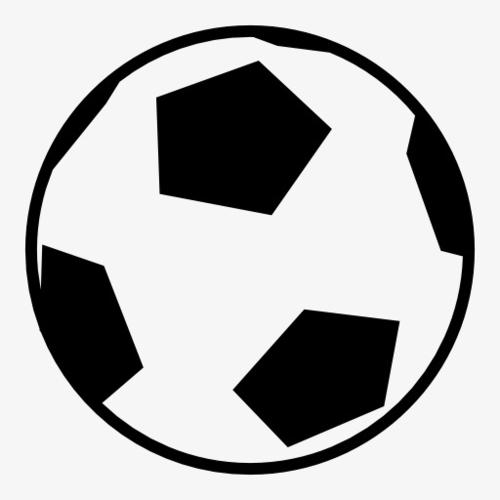
//> input picture imgs/football.jpg, 500 x 500 px
$ ./t44-46_more_circle   (built with g++ and OpenCV 4)
//> lines starting //> are read from the running program, lines starting //| are printed output that depends on the picture; after the words box and inside, x2 and y2 are one past the last pixel; in counts of white or black regions, pixels touching at a corner belong together
### common.h
#pragma once
#include <math.h>
#include "opencv2/imgproc/imgproc.hpp"
cv::Mat ToGray(cv::Mat img){ //img的格式是bgr
    int h = img.rows;
    int w = img.cols;
    cv::Mat out = cv::Mat::zeros(h, w, CV_8UC1);
    for(int i=0; i<h; i++){
        for(int j=0; j<w; j++){
            unsigned char b = img.at<cv::Vec3b>(i,j)[0];
            unsigned char g = img.at<cv::Vec3b>(i,j)[1];
            unsigned char r = img.at<cv::Vec3b>(i,j)[2];
            out.at<unsigned char>(i,j) = 0.2126 * (double)r + 0.7152 * (double)g + 0.0722 * (double)b;
        }
    }
    return out;
}

// [14 lines left out: function ZeroPadding, not called in this run]

cv::Mat ZeroPadding_Gray(cv::Mat img, int pad_size=1){
    int h = img.rows;
    int w = img.cols;
    cv::Mat out = cv::Mat::zeros(h+2*pad_size, w+2*pad_size, CV_8UC1);
    for(int i=0;i<h;i++){
        for(int j=0;j<w;j++){
            out.at<uchar>(i+pad_size,j+pad_size) = img.at<uchar>(i,j);
        }
    }
    return out;
}

cv::Mat Conv_Gray(cv::Mat img, cv::Mat kernel, bool need_pad=true, bool need_clip=true){
    // stride只能为1
    int k_size = kernel.rows;
    if(need_pad){
        img = ZeroPadding_Gray(img, floor(k_size/2));
    }
    int height = img.rows;
    int width = img.cols;
    cv::Mat out = cv::Mat::zeros(height-k_size+1, width-k_size+1, CV_8UC1);
    for(int i=0;i<height-k_size+1;i++){
        for(int j=0;j<width-k_size+1;j++){
            double sum = 0;
            for(int ii=0;ii<k_size;ii++){
                for(int jj=0;jj<k_size;jj++){
                    sum += kernel.at<double>(ii,jj) * (double)img.at<uchar>(i+ii,j+jj);
                }
            }
            if(need_clip){
                sum = fmax(sum, 0);
                sum = fmin(sum, 255); //需要做一手clip，保证像素值范围在0-255
            }
            out.at<uchar>(i,j) = (uchar)sum;
        }
    }
    return out;
}

// [29 lines left out: function Conv, not called in this run]

cv::Mat Conv_Gray_HD(cv::Mat img, cv::Mat kernel, bool need_pad=true){
    // stride只能为1
    // 输出高精度的Mat结果，用于需要高精度的梯度计算，如sobel等。
    int k_size = kernel.rows;
    if(need_pad){
        img = ZeroPadding_Gray(img, floor(k_size/2));
    }
    int height = img.rows;
    int width = img.cols;
    cv::Mat out = cv::Mat::zeros(height-k_size+1, width-k_size+1, CV_64FC1);
    for(int i=0;i<height-k_size+1;i++){
        for(int j=0;j<width-k_size+1;j++){
            double sum = 0;
            for(int ii=0;ii<k_size;ii++){
                for(int jj=0;jj<k_size;jj++){
                    sum += kernel.at<double>(ii,jj) * (double)img.at<uchar>(i+ii,j+jj);
                }
            }
            out.at<double>(i,j) = sum;
        }
    }
    return out;
}

cv::Mat get_guassian_kernel(double sigma, int k_size){
    double kernel[k_size][k_size];
    double pad = floor(k_size/2);
    int _x = 0, _y = 0;
    double kernel_sum = 0;
    for (int y = 0; y < k_size; y++){
        for (int x = 0; x < k_size; x++){
            _y = y - pad;
            _x = x - pad;
            kernel[y][x] = 1 / (2 * M_PI * sigma * sigma) * exp( - (_x * _x + _y * _y) / (2 * sigma * sigma));
            kernel_sum += kernel[y][x];
        }
    }
    for (int y = 0; y < k_size; y++){
        for (int x = 0; x < k_size; x++){
            kernel[y][x] /= kernel_sum; //归一化
        }
    }
    cv::Mat kernel_mat(k_size, k_size, CV_64FC1, kernel); //直接返回kernel_mat会出问题，用下面方法可以解决
    cv::Mat out = kernel_mat.clone();
    return out;
}

cv::Mat Guassian_Filter(cv::Mat img, double sigma, int k_size){
    cv::Mat kernel = get_guassian_kernel(sigma, k_size);
    int channel = img.channels();
    if(channel==1){
        return Conv_Gray(img, kernel,true,true);
    }
    else{
        return Conv(img, kernel,true,true);
    }
}

// [32 lines left out: function Clip, not called in this run]

inline int clip_val(int x, int min, int max){ //inline作用：https://www.runoob.com/w3cnote/cpp-inline-usage.html
    if(x<min){
        x=min;
    }
    if(x>max){
        x=max;
    }
    return x;
}

inline bool val_in(int x, int min, int max){
    if(x>=min && x<=max){
        return true;
    }
    else{
        return false;
    }
}

// [147 lines left out: functions CalHist, DisplayHist, CalAccHist, Hist, hist_equalize, Affine, not called in this run]

cv::Mat Canny(cv::Mat img, double high_thresh=100, double low_thresh=20, bool disp_middle=false){
    int height = img.rows;
    int width = img.cols;
    //step 1. to gray
    cv::Mat grays = ToGray(img);
    //step 2. guassian filter
    cv::Mat gray = Guassian_Filter(grays, 1.4, 5);
    //step 3. sobel filter to get gradient fx and fy
    double sobel_filter_row[3][3] = {
        {-1.0, -2.0, -1.0},
        {0, 0, 0},
        {1.0, 2.0, 1.0},
    };
    cv::Mat sobel_kernel_row(3,3,CV_64FC1,sobel_filter_row);
    double sobel_filter_col[3][3] = {
        {-1.0, 0, 1.0},
        {-2.0, 0, 2.0},
        {-1.0, 0, 1.0},
    };
    cv::Mat sobel_kernel_col(3,3,CV_64FC1,sobel_filter_col);
    cv::Mat grad_row = Conv_Gray_HD(gray, sobel_kernel_row); //算梯度应定要用高精度卷积，要不然很影响下面幅度和角度的计算
    cv::Mat grad_col = Conv_Gray_HD(gray, sobel_kernel_col);
    //step 4. get grad magnitude and direction
    //cv::Mat grad_magnitude = Clip(out_row + out_col); //这一步是近似运算
    cv::Mat grad_magnitude = cv::Mat::zeros(height, width, CV_8UC1);
    //这一步数据类型存疑啊，uchar是不是精度太低了，保存的可是梯度啊，包括conv函数里的似乎也有这个问题.
    //ps:解决了哈哈，确实有这个问题，conv加大精度之后解决了,不过这里就用8精度
    cv::Mat grad_direction = cv::Mat::zeros(height, width, CV_8UC1);
    double grad_y, grad_x, grad_m, grad_d, angle;
    for(int i=0;i<height;i++){
        for(int j=0;j<width;j++){
            grad_y = grad_row.at<double>(i,j);
            grad_x = grad_col.at<double>(i,j);
            //step 4.1. get magnitude
            grad_m = sqrt(grad_y*grad_y+grad_x*grad_x);
            grad_magnitude.at<uchar>(i,j) = (uchar)clip_val(grad_m, 0, 255);
            //step 4.2. get and quantizaiton direction angle
            grad_d = atan2(grad_y, grad_x); //返回值是弧度值
            angle = grad_d / M_PI * 180;
            if(angle < -22.5){
                angle = 180 + angle;
            }
            else if(angle >= 157.5){
                angle = angle - 180;
            } //将角度值范围控制在-22.5_157.5
            //quantizaiton
            if (angle <= 22.5){
                grad_direction.at<uchar>(i,j) = 0;
            } else if (angle <= 67.5){
                grad_direction.at<uchar>(i,j) = 45;
            } else if (angle <= 112.5){
                grad_direction.at<uchar>(i,j) = 90;
            } else {
                grad_direction.at<uchar>(i,j) = 135;
            }
        }
    }
    if(disp_middle){
        cv::imshow("grad_magnitude", grad_magnitude);
        cv::waitKey(0);
        cv::destroyAllWindows();
        cv::imshow("grad_direction", grad_direction);
        cv::waitKey(0);
        cv::destroyAllWindows();
    }
    //step 5. nms to make edge thin
    cv::Mat edge_thin = cv::Mat::zeros(height, width, CV_8UC1);
    double direction, magnit;
    int dx1, dy1, dx2, dy2;
    for(int i=0;i<height;i++){
        for(int j=0;j<width;j++){
            magnit = grad_magnitude.at<uchar>(i,j);
            direction = grad_direction.at<uchar>(i,j);
            if(direction==0){
                dx1 = -1;
                dy1 = 0;
                dx2 = 1;
                dy2 = 0;
            }
            if(direction==45){
                dx1 = -1;
                dy1 = -1;
                dx2 = 1;
                dy2 = 1;
            }
            if(direction==90){
                dx1 = 0;
                dy1 = -1;
                dx2 = 0;
                dy2 = 1;
            }
            if(direction==135){
                dx1 = -1;
                dy1 = 1;
                dx2 = 1;
                dy2 = -1;
            }
            //考虑边界情况
            if (j == 0){
                dx1 = fmax(dx1, 0);
                dx2 = fmax(dx2, 0);
            }
            if (j == (width - 1)){
                dx1 = fmin(dx1, 0);
                dx2 = fmin(dx2, 0);
            }
            if (i == 0){
                dy1 = fmax(dy1, 0);
                dy2 = fmax(dy2, 0);
            }
            if (i == (height - 1)){
                dy1 = fmin(dy1, 0);
                dy2 = fmin(dy2, 0);
            }
            if(magnit >= grad_magnitude.at<uchar>(i+dy1,j+dx1) && magnit >= grad_magnitude.at<uchar>(i+dy2,j+dx2)){
                edge_thin.at<uchar>(i,j) = (uchar)magnit;
            }
        }
    }
    if(disp_middle){
        cv::imshow("edge_thin", edge_thin);
        cv::waitKey(0);
        cv::destroyAllWindows();
    }
    //step 6. using two thresholds to binarize
    cv::Mat out = cv::Mat::zeros(height, width, CV_8UC1);
    double val;
    bool flag;
    for(int i=0;i<height;i++){
        for(int j=0;j<width;j++){
            val = (double)edge_thin.at<uchar>(i,j);
            if(val>=high_thresh){
                out.at<uchar>(i,j) = 255;
            }
            else if(val<=low_thresh){
                continue;
            }
            else{
                flag = false;
                for(int dyy=-1;dyy<2;dyy++){
                    for(int dxx=-1;dxx<2;dxx++){
                        if(dyy==0 && dxx==0) continue;
                        if(val_in(i+dyy,0,height-1)==false || val_in(j+dxx,0,width-1)==false) continue;
                        if((double)edge_thin.at<uchar>(i+dyy,j+dxx)>=high_thresh){
                            flag = true;
                            break;
                        }
                    }
                    if(flag) break;
                }
                if(flag){
                    out.at<uchar>(i,j) = 255;
                }
            }
        }
    }
    return out;
}

### t44-46_more_circle.cpp
//霍夫变换——检测圆
#include <opencv2/core.hpp>
#include <opencv2/highgui.hpp>
#include "common.h"
#include <iostream>
#include <math.h>
#include <vector>
#include <algorithm>
#include "opencv2/imgproc/imgproc.hpp"
using namespace std;

//define some data structure to sort for get topN
struct r_t_items
{
    int val;
    int a,b,r;
};

inline bool cmp(const r_t_items& a, const r_t_items& b){
    return a.val > b.val;
}


void Hough_Transform_circle(cv::Mat img, int Rmin=0, int Rmax=0, int topN=10, bool disp_middle=true){
    int height = img.rows;
    int width = img.cols;
    //step 1. edge detection to get edge
    cv::Mat edge = Canny(img, 100, 30);
    if(disp_middle){
        cv::imshow("edge", edge);
        cv::waitKey(0);
        cv::destroyAllWindows();
    }
    //step 2. generate hough table for vote
    int rmin, rmax;
    rmin = Rmin;
    if(Rmax==0){
        rmax = sqrt(height*height+width*width);//对角线长度，是可能最长的r
    }
    else{
        rmax = Rmax;
    }
    int angle_range = 360;
    int a, b;
    double rad;
    vector<int> r_table(rmax-rmin);
    vector<vector<int> > b_table(height+2*rmax, r_table);
    vector<vector<vector<int> > > hough_table(width+2*rmax,b_table);

    for(int i=0;i<height;i++){
        for(int j=0;j<width;j++){
            if(edge.at<uchar>(i,j) != 255) continue; //只对边缘点进行操作，这也是先进行一步边缘检测的目的
            for(int angle=0;angle<angle_range;angle++){
                rad = angle/180.0 * M_PI;
                for(int r=rmin;r<rmax;r++){
                    a = int(j-r*cos(rad));
                    b = int(i-r*sin(rad));
                    hough_table[a+rmax][b+rmax][r-rmin] += 1;
                }
            }
        }
    }

    //step 3. nms and get topN circles
    bool flag;
    vector<r_t_items> circles;
    for(int i=0;i<width+2*rmax;i++){
        for(int j=0;j<height+2*rmax;j++){
            for(int k=0;k<rmax-rmin;k++){
                flag = true;
                for(int dy=-1;dy<2;dy++){
                    for(int dx=-1;dx<2;dx++){
                        for(int dz=-1;dz<2;dz++){
                            if(dy==0 && dx==0 && dz==0) continue;
                            if(val_in(i+dy,0,width+2*rmax-1)==false || val_in(j+dx,0,height+2*rmax-1)==false || val_in(k+dz,0,rmax-rmin-1)) continue;
                            if(hough_table[i][j][k]<hough_table[i+dy][j+dx][k+dz]){
                                flag = false;
                                break;
                            }
                        }
                        if(flag==false)break;
                    }
                    if(flag==false)break;
                }
                if(flag){
                    r_t_items line;
                    line.val = hough_table[i][j][k];
                    line.a = i;
                    line.b = j;
                    line.r = k;
                    circles.push_back(line);
                }
            }
        }
    }
    sort(circles.begin(), circles.end(), cmp);

    //这一部分C++的知识，参考：https://blog.csdn.net/qq_28584889/article/details/88379175
    //step 4. draw circles
    r_t_items circle_item;
    double aa,bb,rr;
    double _cos, _sin;
    int y1, y2;
    for(int i=0;i<topN;i++){
        circle_item = circles[i];
        rr = circle_item.r+rmin;
        aa = circle_item.a-rmax;
        bb = circle_item.b-rmax;
        for(int x=0;x<width;x++){
            y1 = bb + sqrt(rr*rr-(x-aa)*(x-aa));
            y2 = bb - sqrt(rr*rr-(x-aa)*(x-aa));
            if(val_in(y1, 0, height-1)){
                img.at<cv::Vec3b>(y1,x) = cv::Vec3b(0, 0, 255);
            }
            if(val_in(y2, 0, height-1)){
                img.at<cv::Vec3b>(y2,x) = cv::Vec3b(0, 0, 255);
            }
        }
    }
    cv::imshow("hough_circle", img);
    cv::waitKey(0);
    cv::destroyAllWindows();
}

int main(){
    cv::Mat img = cv::imread("../imgs/football.jpg", cv::IMREAD_COLOR);
//> img is the input picture: 500 rows x 500 cols, CV_8UC3; min 0, max 255, mean 183.3
    Hough_Transform_circle(img, 200, 300, 10);
//> after the loop in Conv_Gray, `for(int i=0;i<height-k_size+1;i++)`:
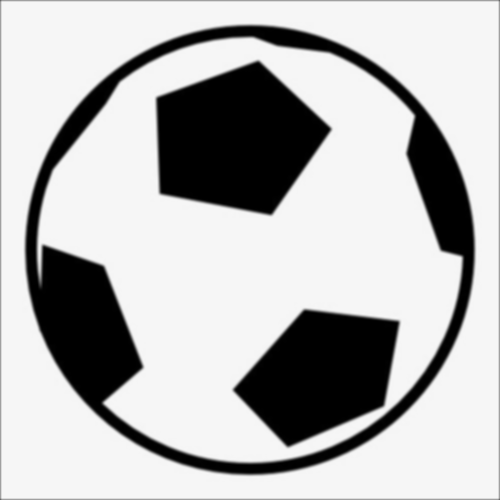
//> out: 500 rows x 500 cols, CV_8UC1; min 0, max 248, mean 182.2
//> call 2 of ZeroPadding_Gray, with pad_size = 1
//> after the loop in ZeroPadding_Gray (call 2), `for(int i=0;i<h;i++)`:
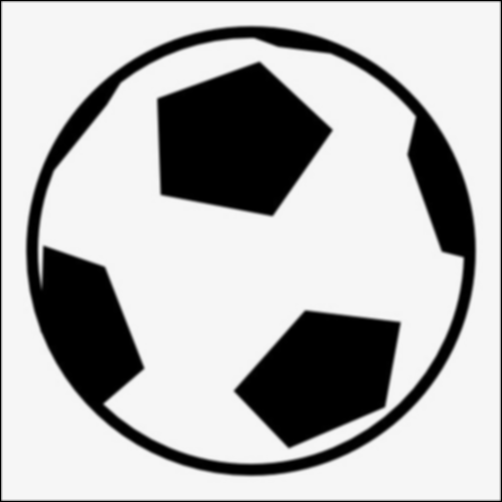
//> out: 502 rows x 502 cols, CV_8UC1; min 0, max 248, mean 180.8
//> after the loop in Conv_Gray_HD, `for(int i=0;i<height-k_size+1;i++)`:
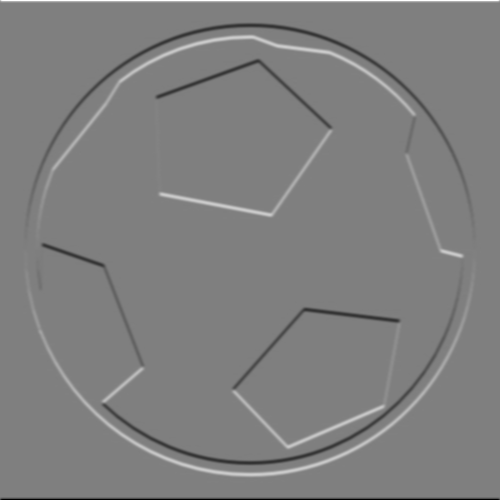
//> out: 500 rows x 500 cols, CV_64FC1; min -872, max 872, mean 0; drawn with min black and max white
//> call 2 of Conv_Gray_HD, with need_pad = true
//> after the loop in Conv_Gray_HD (call 2), `for(int i=0;i<height-k_size+1;i++)`:
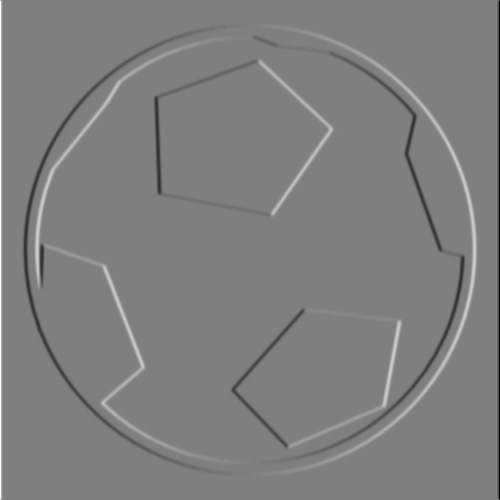
//> out: 500 rows x 500 cols, CV_64FC1; min -872, max 872, mean 0; drawn with min black and max white
//> the loop in Canny, `for(int i=0;i<height;i++)` made 500 passes
//> (grad_y, grad_x, grad_m, grad_d, angle) on passes 1 to 3: (478, -478, 676, 2.36, 135), (188, -748, 771.3, 2.9, -14.11), (60, -848, 850.1, 3.07, -4.05)
//> after the loop in Canny, `for(int i=0;i<height;i++)`:
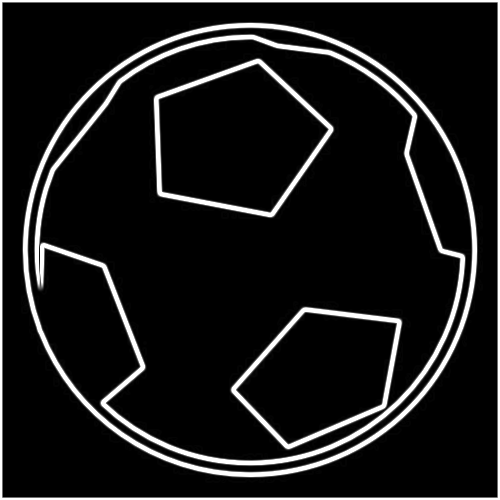
//> grad_magnitude: 500 rows x 500 cols, CV_8UC1; min 0, max 255, mean 25.7
//> after the loop in Canny, `for(int i=0;i<height;i++)`:
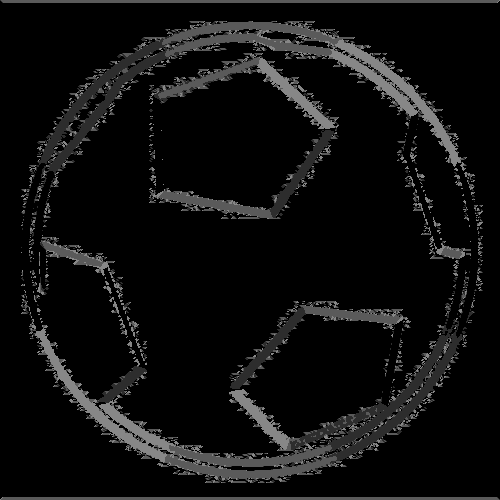
//> grad_direction: 500 rows x 500 cols, CV_8UC1; min 0, max 135, mean 15
//> after the loop in Canny, `for(int i=0;i<height;i++)`: grad_y = -478; grad_m = 676; grad_d = -2.36; angle = 45
//> the loop in Canny, `for(int i=0;i<height;i++)` made 500 passes
//> (direction, dy1) on passes 1 to 3: (135, 1), (0, 0), (0, 0)
//> after the loop in Canny, `for(int i=0;i<height;i++)`:
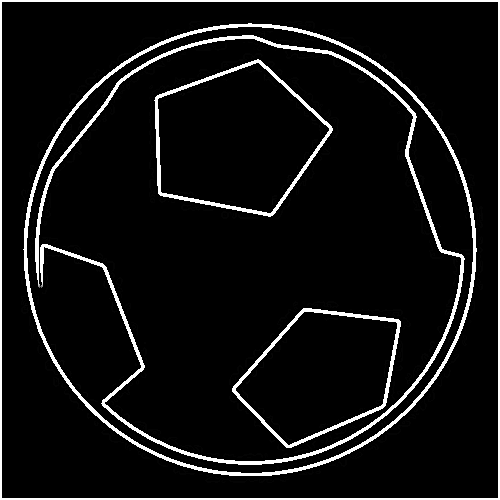
//> edge_thin: 500 rows x 500 cols, CV_8UC1; min 0, max 255, mean 18.6
//> after the loop in Canny, `for(int i=0;i<height;i++)`: magnit = 255; direction = 45; dx1 = -1; dx2 = 0
//> after the loop in Canny, `for(int i=0;i<height;i++)`: out: 500 rows x 500 cols, CV_8UC1; 7.2% white; 5 white regions, box (x1, y1, x2, y2) and area: (35, 35, 465, 465) 5357, (23, 23, 477, 476) 5140, (0, 0, 500, 500) 3984, (154, 59, 333, 217) 1900, (232, 308, 401, 448) 1715
//> (the run ends here: the time limit is reached, at `for(int i=0;i<height;i++)`)
